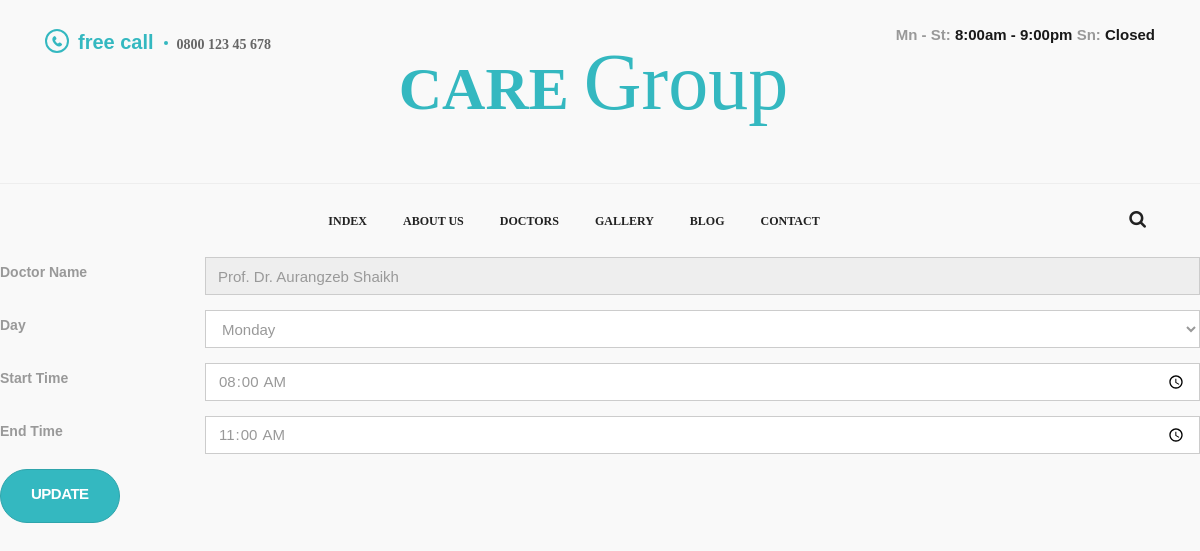
Page /availablity/editavailability.php?id=7 on the committed database.
### tables this page shows
CREATE TABLE `doctor` (
  `d_id` int(11) NOT NULL,
  `d_name` varchar(50) NOT NULL,
  `d_email` varchar(50) NOT NULL,
  `d_password` varchar(50) NOT NULL,
  `image` mediumblob,
  `city` int(11) NOT NULL,
  `education` varchar(50) NOT NULL,
  `specialization` int(50) NOT NULL,
  `fees` int(100) NOT NULL
);

CREATE TABLE `availabe` (
  `id` int(11) NOT NULL,
  `D_id` int(50) NOT NULL,
  `days` int(100) NOT NULL,
  `stime` time NOT NULL,
  `etime` time NOT NULL
);

### availablity/editavailability.php (the view, shortened to what this page needs)
<?php
include "../connection.php";
$id=$_GET['id'];
$query="select * from availabe where id=".$id;
$result = mysqli_query($conn,$query);
$row =mysqli_fetch_row($result);
$query2="Select * from dayss";
$result2=mysqli_query($conn,$query2);
include "../header.php";
?>
<form method="post" enctype="multipart/form-data">
    <div class="form-group row">
      <label for="Named" class="col-sm-2 col-form-label">Doctor Name</label>
      <div class="col-sm-10">
        <input type="text" class="form-control" id="" placeholder="Name" name="Named" value="<?php
        $queryd="select * from doctor where d_id =".$row[1];
       $resultd=mysqli_query($conn,$queryd);
       $rowd=mysqli_fetch_row($resultd);
      echo $rowd[1];?>" readonly>
      </div>
    </div>
    <div class="form-group row">
      <label for="inputState" class="col-sm-2 col-form-label">Day</label>
      <div class="col-sm-10">
      <select  name="da" class="form-control">
      <?php
        while($rowc=mysqli_fetch_array($result2))
        {
            if($row[2]==$rowc['Id'])
            {
        ?>
            <option value=<?php echo $rowc['Id'];?> selected>
            <?php echo $rowc['day_name']; ?>
            </option>
            <?php
            }
            else {
            ?>
             <option value=<?php echo $rowc['Id'];?>>
            <?php echo $rowc['day_name']; ?>
            </option>
        <?php
            }
        }
        ?>
      </select>
      </div>
    </div>
    <div class="form-group row">
    <label for="Named" class="col-sm-2 col-form-label">Start Time</label>
    <div class="col-sm-10">
      <input type="Time" class="form-control" id="" placeholder="Time" name="st" value="<?php echo $row[3];?>">
    </div>
  </div>
  <div class="form-group row">
    <label for="Named" class="col-sm-2 col-form-label">End Time</label>
    <div class="col-sm-10">
      <input type="Time" class="form-control" id="" placeholder="Time" name="et" value="<?php echo $row[4];?>">
    </div>
  </div>
  <div class="form-group row">
    <div class="col-sm-10">
      <button type="submit" class="btn btn-primary" name="btnSubmit" >Update</button>
    </div>
  </div>
</form>

### rows in the picture
doctor: Named "Prof. Dr. Aurangzeb Shaikh"
availabe: st "08:00:00", et "11:00:00"

### other values in the picture
form field da "Monday"
